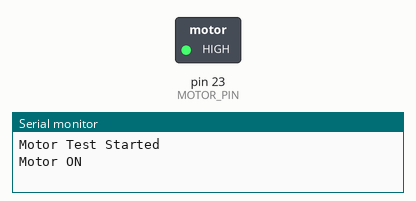
This sketch was run on a simulated Arduino Mega 2560, built with avr-gcc and run on an emulated ATmega2560. On the bench: switched loads named in the sketch (green lamp = pin HIGH), the last lines printed to the serial monitor.

Above: at 2.5 s.
At 7.5 s:
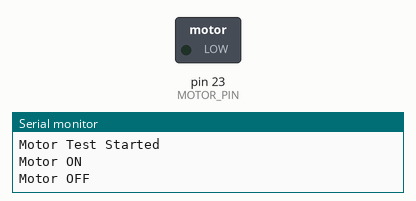
Timing chart, 0 to 13.0 s (numbered marks = the images above):
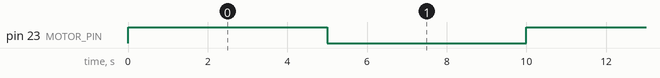

Measured:
- by itself, pin 23 (MOTOR_PIN): alternates HIGH for 5.0 s and LOW for 5.0 s

The sketch:

sketch_may7c.ino
```cpp
#define MOTOR_PIN 23

// Active LOW relay logic
#define RELAY_ON  HIGH
#define RELAY_OFF LOW

void setup() {
  Serial.begin(115200);

  pinMode(MOTOR_PIN, OUTPUT);

  // Keep motor OFF at startup
  digitalWrite(MOTOR_PIN, RELAY_OFF);

  Serial.println("Motor Test Started");
}

void loop() {

  // Turn Motor ON
  digitalWrite(MOTOR_PIN, RELAY_ON);
  Serial.println("Motor ON");
  delay(5000);

  // Turn Motor OFF
  digitalWrite(MOTOR_PIN, RELAY_OFF);
  Serial.println("Motor OFF");
  delay(5000);
}
```
